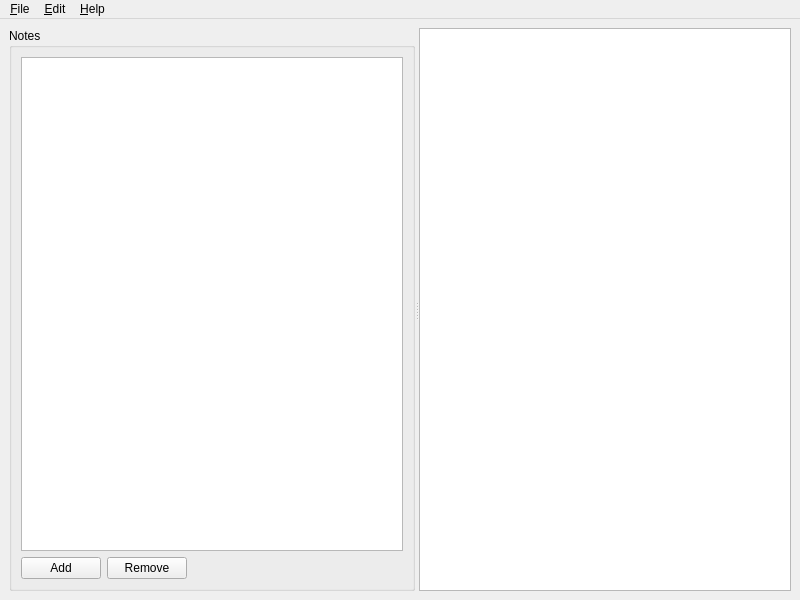
<?xml version="1.0" encoding="UTF-8"?>
<ui version="4.0">
 <class>MainWindow</class>
 <widget class="QMainWindow" name="MainWindow">
  <property name="geometry">
   <rect>
    <x>0</x>
    <y>0</y>
    <width>800</width>
    <height>600</height>
   </rect>
  </property>
  <property name="windowTitle">
   <string>Note Vault</string>
  </property>
  <widget class="QWidget" name="centralwidget">
   <layout class="QHBoxLayout" name="horizontalLayout_2">
    <item>
     <widget class="QSplitter" name="splitter">
      <property name="orientation">
       <enum>Qt::Horizontal</enum>
      </property>
      <widget class="QGroupBox" name="groupBox">
       <property name="title">
        <string>Notes</string>
       </property>
       <layout class="QVBoxLayout" name="verticalLayout">
        <item>
         <widget class="QListWidget" name="noteList"/>
        </item>
        <item>
         <layout class="QHBoxLayout" name="horizontalLayout">
          <item>
           <widget class="QPushButton" name="addButton">
            <property name="text">
             <string>Add</string>
            </property>
           </widget>
          </item>
          <item>
           <widget class="QPushButton" name="removeButton">
            <property name="text">
             <string>Remove</string>
            </property>
           </widget>
          </item>
          <item>
           <spacer name="horizontalSpacer">
            <property name="orientation">
             <enum>Qt::Horizontal</enum>
            </property>
            <property name="sizeHint" stdset="0">
             <size>
              <width>40</width>
              <height>20</height>
             </size>
            </property>
           </spacer>
          </item>
         </layout>
        </item>
       </layout>
      </widget>
      <widget class="QPlainTextEdit" name="noteText"/>
     </widget>
    </item>
   </layout>
  </widget>
  <widget class="QMenuBar" name="menubar">
   <property name="geometry">
    <rect>
     <x>0</x>
     <y>0</y>
     <width>800</width>
     <height>19</height>
    </rect>
   </property>
   <widget class="QMenu" name="menuFile">
    <property name="title">
     <string>&amp;File</string>
    </property>
    <addaction name="actionNew"/>
    <addaction name="actionOpen"/>
    <addaction name="separator"/>
    <addaction name="actionSave"/>
    <addaction name="actionSaveAs"/>
    <addaction name="separator"/>
    <addaction name="actionExit"/>
   </widget>
   <widget class="QMenu" name="menuEdit">
    <property name="title">
     <string>&amp;Edit</string>
    </property>
    <addaction name="actionUndo"/>
    <addaction name="actionRedo"/>
    <addaction name="separator"/>
    <addaction name="actionCut"/>
    <addaction name="actionCopy"/>
    <addaction name="actionPaste"/>
    <addaction name="actionDelete"/>
    <addaction name="separator"/>
    <addaction name="actionSelectAll"/>
    <addaction name="separator"/>
    <addaction name="actionAddNote"/>
    <addaction name="actionRemoveNote"/>
   </widget>
   <widget class="QMenu" name="menuHelp">
    <property name="title">
     <string>&amp;Help</string>
    </property>
    <addaction name="actionAbout"/>
   </widget>
   <addaction name="menuFile"/>
   <addaction name="menuEdit"/>
   <addaction name="menuHelp"/>
  </widget>
  <action name="actionNew">
   <property name="icon">
    <iconset theme="document-new">
     <normaloff/>
    </iconset>
   </property>
   <property name="text">
    <string>&amp;New</string>
   </property>
   <property name="toolTip">
    <string>New secure note file</string>
   </property>
   <property name="shortcut">
    <string>Ctrl+N</string>
   </property>
  </action>
  <action name="actionOpen">
   <property name="icon">
    <iconset theme="document-open">
     <normaloff/>
    </iconset>
   </property>
   <property name="text">
    <string>&amp;Open</string>
   </property>
   <property name="toolTip">
    <string>Open secure note file</string>
   </property>
   <property name="shortcut">
    <string>Ctrl+O</string>
   </property>
  </action>
  <action name="actionSave">
   <property name="icon">
    <iconset theme="document-save">
     <normaloff/>
    </iconset>
   </property>
   <property name="text">
    <string>&amp;Save</string>
   </property>
   <property name="toolTip">
    <string>Save secure notes file</string>
   </property>
   <property name="shortcut">
    <string>Ctrl+S</string>
   </property>
  </action>
  <action name="actionSaveAs">
   <property name="icon">
    <iconset theme="document-save-as">
     <normaloff/>
    </iconset>
   </property>
   <property name="text">
    <string>Save &amp;As...</string>
   </property>
   <property name="toolTip">
    <string>Save secure notes as a new file</string>
   </property>
   <property name="shortcut">
    <string>Ctrl+Shift+S</string>
   </property>
  </action>
  <action name="actionExit">
   <property name="icon">
    <iconset theme="application-exit">
     <normaloff/>
    </iconset>
   </property>
   <property name="text">
    <string>E&amp;xit</string>
   </property>
   <property name="toolTip">
    <string>Exit application</string>
   </property>
   <property name="shortcut">
    <string>Ctrl+Q</string>
   </property>
  </action>
  <action name="actionUndo">
   <property name="icon">
    <iconset theme="edit-undo">
     <normaloff/>
    </iconset>
   </property>
   <property name="text">
    <string>&amp;Undo</string>
   </property>
   <property name="toolTip">
    <string>Undo last action</string>
   </property>
   <property name="shortcut">
    <string>Ctrl+Z</string>
   </property>
  </action>
  <action name="actionRedo">
   <property name="icon">
    <iconset theme="edit-redo">
     <normaloff/>
    </iconset>
   </property>
   <property name="text">
    <string>&amp;Redo</string>
   </property>
   <property name="toolTip">
    <string>Redo last undone action</string>
   </property>
   <property name="shortcut">
    <string>Ctrl+Shift+Z</string>
   </property>
  </action>
  <action name="actionCut">
   <property name="icon">
    <iconset theme="edit-cut">
     <normaloff/>
    </iconset>
   </property>
   <property name="text">
    <string>Cu&amp;t</string>
   </property>
   <property name="toolTip">
    <string>Cut selected text to clipboard</string>
   </property>
   <property name="shortcut">
    <string>Ctrl+X</string>
   </property>
  </action>
  <action name="actionCopy">
   <property name="icon">
    <iconset theme="edit-copy">
     <normaloff/>
    </iconset>
   </property>
   <property name="text">
    <string>&amp;Copy</string>
   </property>
   <property name="toolTip">
    <string>Copy selected text to clipboard</string>
   </property>
   <property name="shortcut">
    <string>Ctrl+C</string>
   </property>
  </action>
  <action name="actionPaste">
   <property name="icon">
    <iconset theme="edit-paste">
     <normaloff/>
    </iconset>
   </property>
   <property name="text">
    <string>&amp;Paste</string>
   </property>
   <property name="toolTip">
    <string>Paste text from clipboard</string>
   </property>
   <property name="shortcut">
    <string>Ctrl+V</string>
   </property>
  </action>
  <action name="actionDelete">
   <property name="icon">
    <iconset theme="edit-delete">
     <normaloff/>
    </iconset>
   </property>
   <property name="text">
    <string>&amp;Delete</string>
   </property>
   <property name="toolTip">
    <string>Delete selected text</string>
   </property>
  </action>
  <action name="actionSelectAll">
   <property name="icon">
    <iconset theme="edit-select-all">
     <normaloff/>
    </iconset>
   </property>
   <property name="text">
    <string>Select &amp;All</string>
   </property>
   <property name="toolTip">
    <string>Select all text</string>
   </property>
   <property name="shortcut">
    <string>Ctrl+A</string>
   </property>
  </action>
  <action name="actionAddNote">
   <property name="icon">
    <iconset theme="list-add">
     <normaloff/>
    </iconset>
   </property>
   <property name="text">
    <string>Add &amp;Note</string>
   </property>
   <property name="toolTip">
    <string>Add a new note</string>
   </property>
   <property name="shortcut">
    <string>Ctrl+Shift+A</string>
   </property>
  </action>
  <action name="actionRemoveNote">
   <property name="icon">
    <iconset theme="list-remove">
     <normaloff/>
    </iconset>
   </property>
   <property name="text">
    <string>&amp;Remove Note</string>
   </property>
   <property name="toolTip">
    <string>Remove selected note</string>
   </property>
   <property name="shortcut">
    <string>Ctrl+Shift+R</string>
   </property>
  </action>
  <action name="actionAbout">
   <property name="icon">
    <iconset theme="help-about">
     <normaloff/>
    </iconset>
   </property>
   <property name="text">
    <string>&amp;About</string>
   </property>
   <property name="toolTip">
    <string>About Note Vault</string>
   </property>
  </action>
 </widget>
 <resources/>
 <connections>
  <connection>
   <sender>actionExit</sender>
   <signal>triggered()</signal>
   <receiver>MainWindow</receiver>
   <slot>close()</slot>
   <hints>
    <hint type="sourcelabel">
     <x>-1</x>
     <y>-1</y>
    </hint>
    <hint type="destinationlabel">
     <x>399</x>
     <y>299</y>
    </hint>
   </hints>
  </connection>
 </connections>
</ui>
